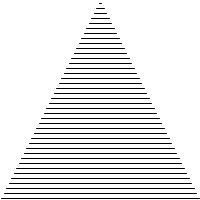
Frame 1 (no input)
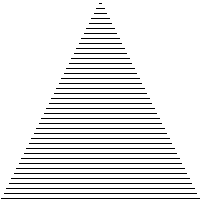
Frame 60 (the mouse pressed at the canvas centre just before this capture)
Frame 120 (the mouse held since frame 60 and released just before this capture): identical to frame 60, image omitted

The Processing sketch that drew these frames (run headless with seeded random() and noise(); from frame 60 on, the mouse is pressed at the canvas centre):

// Processing sketch: processing_14655
// ── processing_14655.pde

void setup(){
size(200,200);
background (255);
}
void draw(){
 strokeWeight (1);
 for( int y=3; y<200; y=y+5) {
   line(100-y/2,y,100+y/2,y);
 }
}
